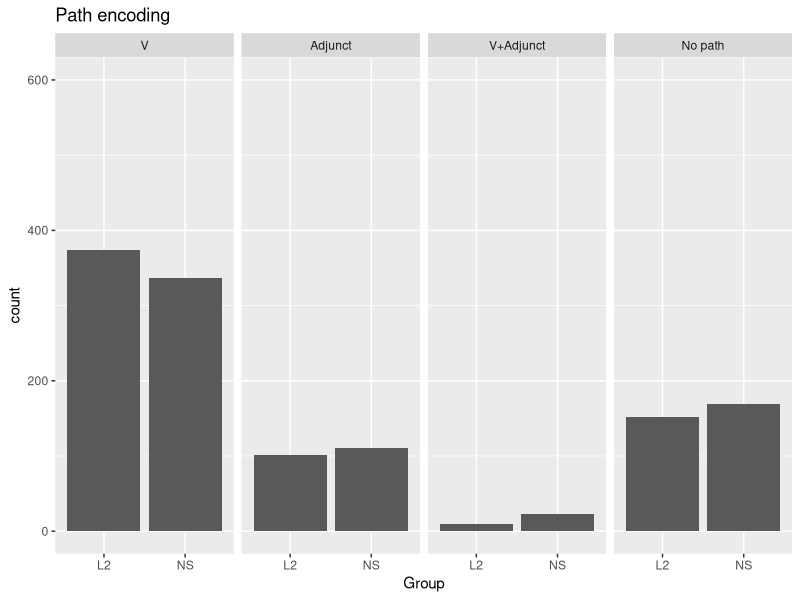
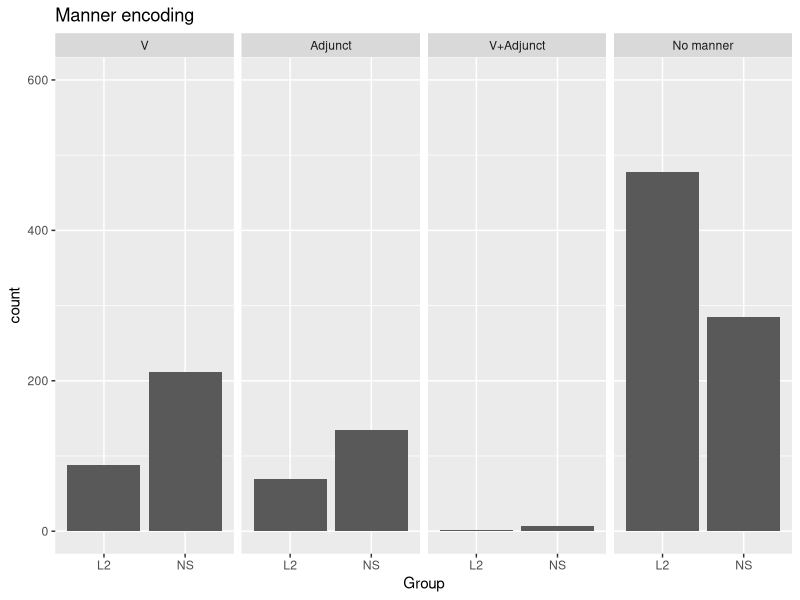
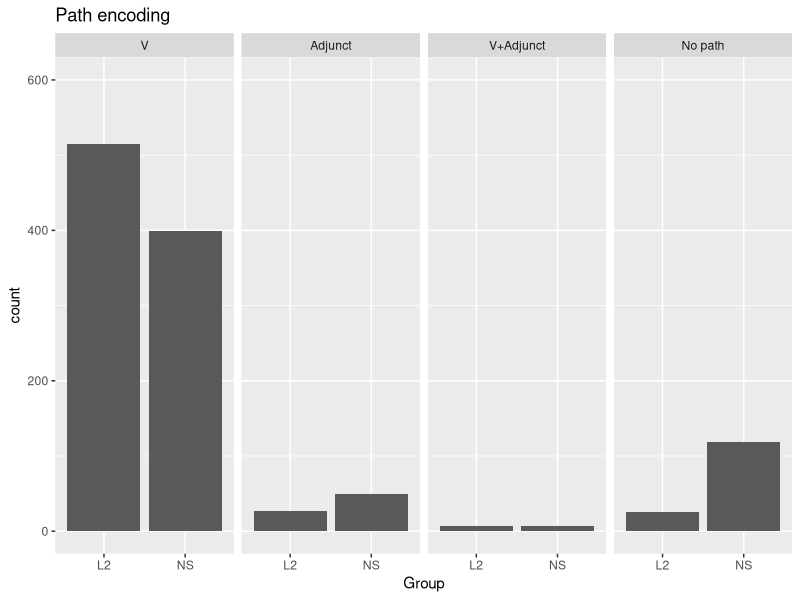
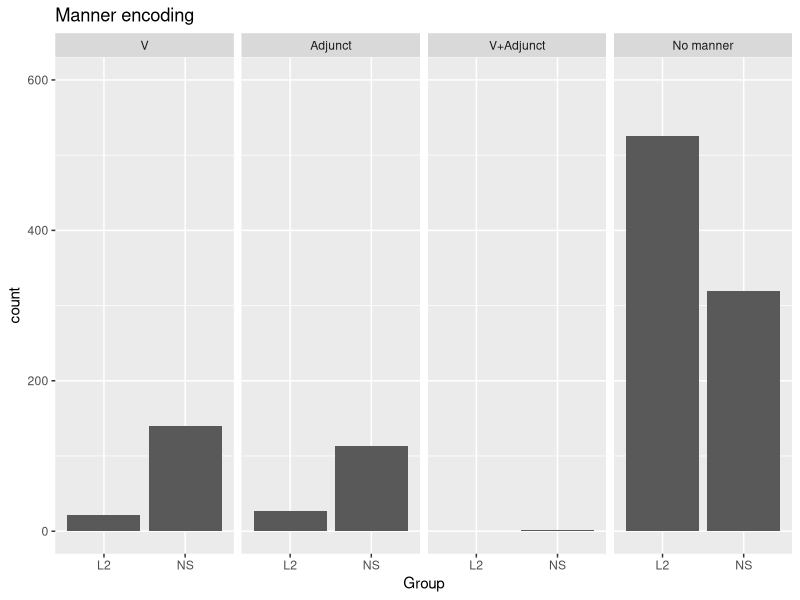
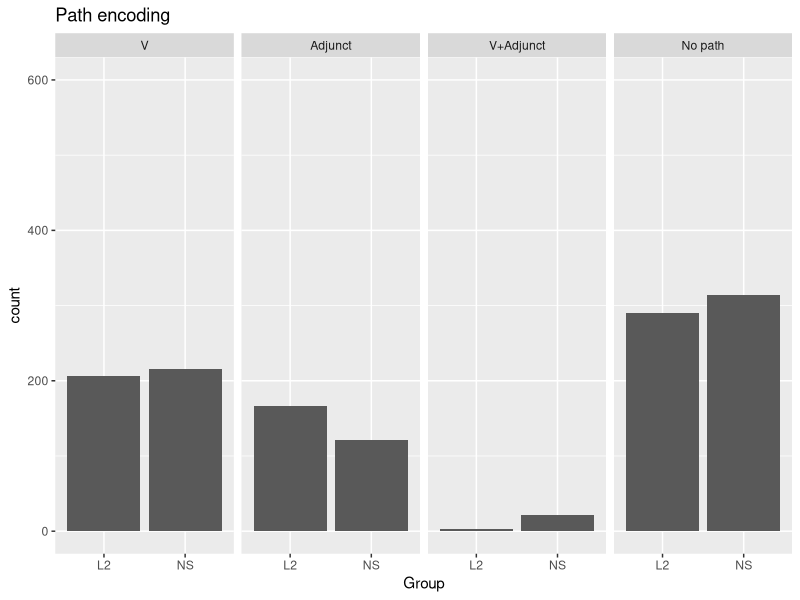
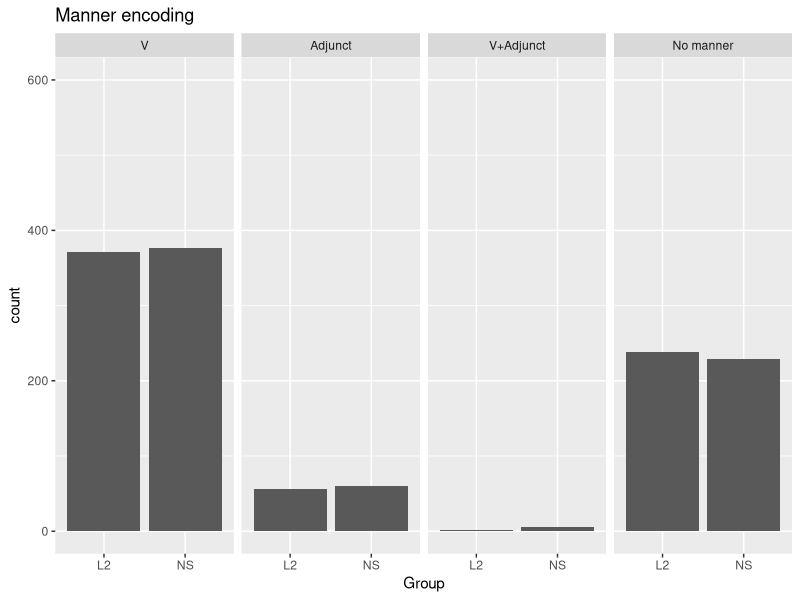

Generate these figures, in order, with R: (Note: this script raises an error after producing the figures.)
## Analyse data from participants in the primed conditions.

library(dplyr)
library(ggplot2)

#  ------------------------------------------------------------------------
#  Load data and simplify
#  ------------------------------------------------------------------------

# load transcriptions
tr_compl <- read.csv("data/data_verbal_transcribed.csv", fileEncoding = "UTF-8",
                     stringsAsFactors = FALSE)
head(tr_compl)

# simplify and keep all participants; in this df include Target column
d_wtargets <- tr_compl %>%
  select(Subject:VideoName, Target)
head(d_wtargets)

# load annotated data
annot <- read.csv("data/data_annotated_long.csv", fileEncoding = "UTF-8",
                  stringsAsFactors = FALSE)
head(annot)


#  ------------------------------------------------------------------------
#  Summarise Path encoding
#  ------------------------------------------------------------------------

# How was Path expressed: in V, as an adjunct or both?
# this function will be passed on to dplyr
where_path <- function(df, liberal = FALSE) {
  mentions_path <- 
    if (liberal) {  # means that ?Path cases are counted as Path
      df$SemComp %in% c("?Path", "Path")
    } else {
      df$SemComp == "Path"
    }
  path_constituents <- df$SyntCateg[mentions_path]
  # Is P expressed in the V (0=no, 1=yes)?
  P_V <- as.numeric(sum("V" == path_constituents) > 0)
  # Is P expressed as an adjunct (0=no, 1=yes)?
  P_Adjunct <- as.numeric(sum("Adjunct" == path_constituents) > 0)
  # Classify as one of 3 or 4 cases (depends on whether "mixed" an own category?)
  Path <- 
    if(P_V + P_Adjunct == 0) {
      "No path"
    } else if (P_V + P_Adjunct == 2) {
      "V+Adjunct"
    } else if (P_V & !P_Adjunct) {
      "V"
    } else if (!P_V & P_Adjunct) {
      "Adjunct"
    } else {
      stop("Oops!")
    }
  # dataframe as output, so it works with dplyr::out()
  data.frame(Path, stringsAsFactors = FALSE)
}

# do this for the annotated data in long format
path_annot <- annot %>%
  group_by(Subject, Condition, Group, VideoTrial, VideoName) %>%
  do(where_path(., liberal = FALSE)) 

head(path_annot)

# now merge back into particiant data
d_wtargets <- left_join(d_wtargets, path_annot)
# Those with an NA in Path are cases of "No Path"
d_wtargets[is.na(d_wtargets$Path), ]
d_wtargets[is.na(d_wtargets$Path), "Path"] <- "No path"


#  ------------------------------------------------------------------------
#  Summarise Manner encoding
#  ------------------------------------------------------------------------

# How was Manner expressed: in V, as an adjunct or both?
# this function will be passed on to dplyr
where_manner <- function(df, liberal = FALSE) {
  mentions_manner <- 
    if (liberal) {  # means that ?Manner cases are counted as Manner
      df$SemComp %in% c("?Manner", "Manner")
    } else {
      df$SemComp == "Manner"
    }
  manner_constituents <- df$SyntCateg[mentions_manner]
  # Is P expressed in the V (0=no, 1=yes)?
  P_V <- as.numeric(sum("V" == manner_constituents) > 0)
  # Is P expressed as an adjunct (0=no, 1=yes)?
  P_Adjunct <- as.numeric(sum("Adjunct" == manner_constituents) > 0)
  # Classify as one of 3 or 4 cases (depends on whether "V+Adjunct" is a category?)
  Manner <- 
    if(P_V + P_Adjunct == 0) {
      "No manner"
    } else if (P_V + P_Adjunct == 2) {
      "V+Adjunct"  # change to "mixed" for more fine-grained classification
    } else if (P_V & !P_Adjunct) {
      "V"
    } else if (!P_V & P_Adjunct) {
      "Adjunct"
    } else {
      stop("Oops!")
    }
  # dataframe as output, so it works with dplyr::out()
  data.frame(Manner, stringsAsFactors = FALSE)
}

# do this for the annotated data in long format
manner_annot <- annot %>%
  group_by(Subject, Condition, Group, VideoTrial, VideoName) %>%
  do(where_manner(., liberal = FALSE)) 

head(manner_annot)

# now merge back into particiant data
d_wtargets <- left_join(d_wtargets, manner_annot)
# Those with an NA in Manner are cases of "No Manner"
d_wtargets[is.na(d_wtargets$Manner), ]
d_wtargets[is.na(d_wtargets$Manner), "Manner"] <- "No manner"

# order factor levels for plotting
d_wtargets$Path <- factor(d_wtargets$Path, levels = c("V", "Adjunct", "V+Adjunct", "No path"))
d_wtargets$Manner <- factor(d_wtargets$Manner, levels = c("V", "Adjunct", "V+Adjunct", "No manner"))

head(d_wtargets)


#  ------------------------------------------------------------------------
#  Descriptive tables/figures at group level
#  ------------------------------------------------------------------------

# simpler name for data frame without targets
d <- d_wtargets %>% select(-Target)

with(d, addmargins(table(Path, Manner, Group)))

my_ylim <- ylim(c(0, 600))

# Control
ggplot(d[d$Condition == "Control",], aes(x = Group)) +
  geom_bar() +
  facet_grid(. ~ Path) +
  ggtitle("Path encoding") +
  my_ylim

ggplot(d[d$Condition == "Control",], aes(x = Group)) +
  geom_bar() +
  facet_grid(. ~ Manner) +
  ggtitle("Manner encoding") +
  my_ylim

# Path-primed
ggplot(d[d$Condition == "Path",], aes(x = Group)) +
  geom_bar() +
  facet_grid(. ~ Path) +
  ggtitle("Path encoding") +
  my_ylim

ggplot(d[d$Condition == "Path",], aes(x = Group)) +
  geom_bar() +
  facet_grid(. ~ Manner) +
  ggtitle("Manner encoding") +
  my_ylim

# Manner-primed
ggplot(d[d$Condition == "Manner",], aes(x = Group)) +
  geom_bar() +
  facet_grid(. ~ Path) +
  ggtitle("Path encoding") +
  my_ylim

ggplot(d[d$Condition == "Manner",], aes(x = Group)) +
  geom_bar() +
  facet_grid(. ~ Manner) +
  ggtitle("Manner encoding") +
  my_ylim



#  ------------------------------------------------------------------------
#  Semantic componentes expressed anywhere -- by speakers
#  ------------------------------------------------------------------------

compute_average <- function(df, component = NULL, method = NULL) {
  if (is.null(component) || ! component %in% c("Path", "Manner")) {
    stop("Specify component as Path or Manner!")
  }
  if (is.null(method)) {
    stop("Specify a method for computing the average!")
  } else if (method == "anywhere") {
    hit <- c("V", "Adjunct", "V+Adjunct")
  } else if (method == "V") {
    hit <- c("V", "V+Adjunct")
  } else if (method == "Adjunct") {
    hit <- c("Adjunct", "V+Adjunct")
  } else {
    stop("The method for computing the average is not valid!")
  }
  # we need a trick to extract the column as a vector using dplyr, see
  # http://stackoverflow.com/questions/21618423/extract-a-dplyr-tbl-column-as-a-vector
  hits <- sum( (df %>% collect %>% .[[component]]) %in% hit)
  out <- data.frame(hits)
  names(out) <- paste(component, method, sep = "_")
  out
}

compute_average(d, "Path", "anywhere")

# Compute for each participant: a) #descriptions provided, b) #descriptions
# containing path anywhere/in the V/in an adjunt, c) #descriptions containing
# manner anywhere/in the V/in an adjunt

# a)
d_descr <- d %>% group_by(Subject, Group, Condition) %>% summarise(N = n())
# b)
d_p_any <- d %>% group_by(Subject, Group, Condition) %>%
  do(compute_average(., "Path", "anywhere"))
d_p_v <- d %>% group_by(Subject, Group, Condition) %>%
  do(compute_average(., "Path", "V"))
d_p_adj <- d %>% group_by(Subject, Group, Condition) %>%
  do(compute_average(., "Path", "Adjunct"))
# c)
d_m_any <- d %>% group_by(Subject, Group, Condition) %>%
  do(compute_average(., "manner", "anywhere"))
d_m_v <- d %>% group_by(Subject, Group, Condition) %>%
  do(compute_average(., "manner", "V"))
d_m_adj <- d %>% group_by(Subject, Group, Condition) %>%
  do(compute_average(., "manner", "Adjunct"))



d[, "Path"]
(d %>% group_by(Subject, Group, Condition))[, "Path"]


